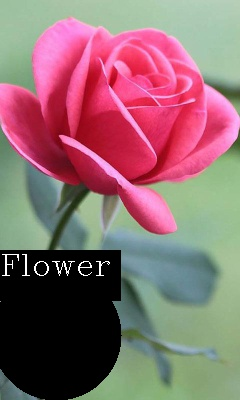
#> input picture 24-7-2020_IP_Kailash_Agarwal/text.jpg, 240 x 400 px, found by its file name
$ python task.py
#> lines starting #> are read from the running program, lines starting #| are printed output that depends on the picture; after the words box and inside, x2 and y2 are one past the last pixel; in counts of white or black regions, pixels touching at a corner belong together
import cv2

#Reading the image

img = cv2.imread("C:/Users/USER/PycharmProjects/untitled/venv/text.jpg",cv2.IMREAD_COLOR)
#> img is the input picture: shape (400, 240, 3); mean B, G, R 110.4, 107.8, 140.5

#converting into HSV and GRAY
hsv = cv2.cvtColor(img,cv2.COLOR_RGB2HSV)
#> hsv: shape (400, 240, 3); mean H, S, V 72.6, 90.2, 155.5
gray = cv2.cvtColor(img,cv2.COLOR_RGB2GRAY)
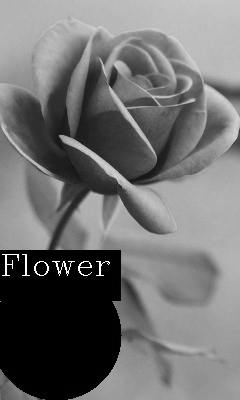
#> gray: shape (400, 240); min 0, max 255, mean 112.3

#printing original size and shape
print("The shape of the original image is :",img.shape)
#| The shape of the original image is : (400, 240, 3)
print("The size of the original image is :",img.size)
#| The size of the original image is : 288000

#printing the images
cv2.imshow("color",img)
cv2.imshow("gray",gray)
cv2.imshow("hsv",hsv)

#resizing
img = cv2.resize(img,(600,600))
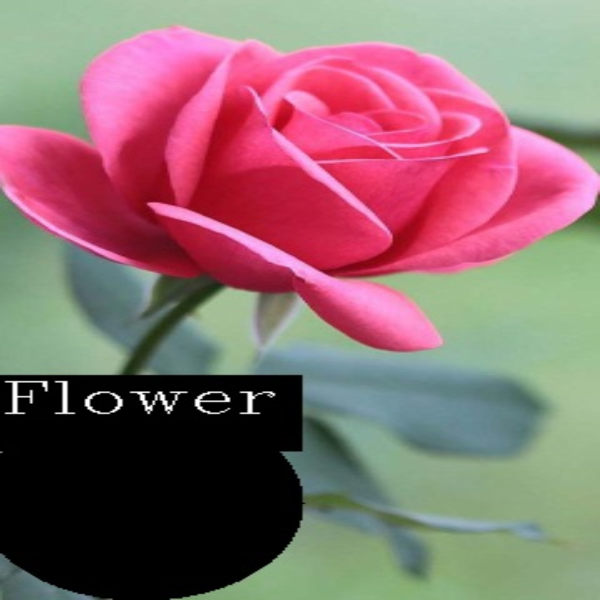
#> img: shape (600, 600, 3); mean B, G, R 110.3, 107.7, 140.4
cv2.imshow("resize",img)
print("The shape of the resized image is :",img.shape)
#| The shape of the resized image is : (600, 600, 3)
print("The size of the resized image is :",img.size)
#| The size of the resized image is : 1080000


#Thresholding
ret ,thr = cv2.threshold(gray,165,255,cv2.THRESH_BINARY)
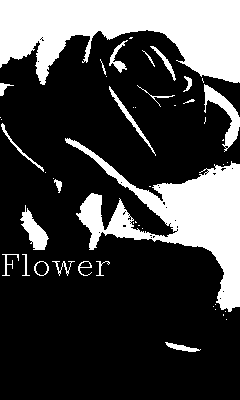
#> thr: shape (400, 240); 26.3% white; 47 white regions (25 under 20 px), largest, box (x1, y1, x2, y2) and area: (0, 0, 240, 85) 12677, (65, 138, 240, 312) 9463, (204, 84, 240, 152) 752
ret , thr1 = cv2.threshold(gray,165,255,cv2.THRESH_BINARY_INV)
ret , thr2 = cv2.threshold(gray,165,255,cv2.THRESH_OTSU)
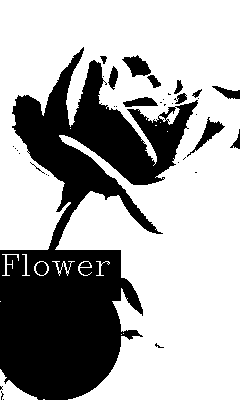
#> thr2: shape (400, 240); 66.7% white; 37 black regions (25 under 20 px), largest, box (x1, y1, x2, y2) and area: (0, 47, 198, 400) 30209, (122, 55, 151, 77) 363, (187, 117, 225, 157) 346
#> ret = 91
ret, thr3 = cv2.threshold(gray,165,255,cv2.ADAPTIVE_THRESH_MEAN_C)

cv2.imshow("thresh",thr)
cv2.imshow("thresh1",thr1)
cv2.imshow("thresh2",thr2)
cv2.imshow("thresh3",thr3)

#saving the images
cv2.imwrite("D:\TRF/task/gray.jpg",gray)
cv2.imwrite("D:\TRF/task/hsv.jpg",hsv)
cv2.imwrite("D:\TRF/task/thr.jpg",thr)
cv2.imwrite("D:\TRF/task/thr1.jpg",thr1)
cv2.imwrite("D:\TRF/task/thr2.jpg",thr2)
cv2.imwrite("D:\TRF/task/thr3.jpg",thr3)

cv2.waitKey(0)
